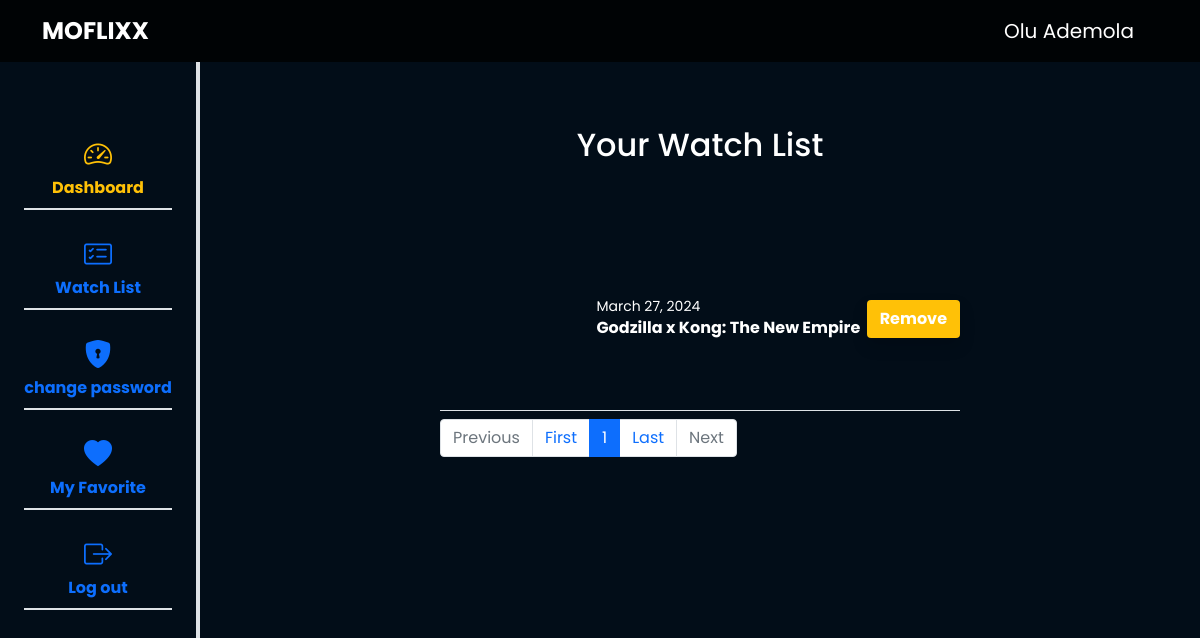
Page /watchlist/watchlist (signed in) on the committed database.
### apps/users/models.py (models this page shows, shortened)
class CustomUser(BaseModel, PermissionsMixin, AbstractBaseUser):
    first_name = models.CharField(max_length=100)
    last_name = models.CharField(max_length=100)
    email = models.EmailField(unique=True, max_length=100)
    gender = models.CharField(default="male", choices=choices.GENDER, max_length=10)
    phone_no = models.CharField(max_length=50, blank=True)
    profile_picture = models.ImageField(upload_to="profile picture/", default="images/dummy.png")
    is_active = models.BooleanField(default=True)
    is_staff = models.BooleanField(default=False)
    is_superuser = models.BooleanField(default=False)
    objects = CustomUserManager()
    USERNAME_FIELD = 'email'
    REQUIRED_FIELDS = ['first_name', 'last_name']
    class Meta:
        verbose_name = "User"
        verbose_name_plural = "Users"
    def get_full_name(self):
        return f"{self.first_name.capitalize()} {self.last_name.capitalize()}"

### apps/watchlists/models.py (models this page shows, shortened)
class WatchList(BaseModel):
    user = models.ForeignKey(CustomUser, on_delete=models.CASCADE, related_name='watchlist', blank=True, null=True)
    movie = models.ForeignKey(Movie, on_delete=models.CASCADE, null=True, blank=True)

### apps/movies/models.py (models this page shows, shortened)
class Movie(BaseModel):
    title = models.CharField(max_length=255, null=True, blank=True)
    tag = models.CharField(max_length=50, null=True, blank=True)
    poster_path = models.URLField(max_length=50, null=True, blank=True)
    rating = models.CharField(max_length=50, null=True, blank=True)
    overview = models.TextField()
    release_date = models.DateField()

### apps/watchlists/views.py (the view)
# urls.py: path('watchlist', views.WatchListView.as_view(), name="watchlist"),
class WatchListView(LoginRequiredMixin, generic.ListView):
    model = WatchList
    fields = '__all__'
    template_name = "watchlists/watch_list.html"
    context_object_name = "watchlists"
    paginate_by = 4
    def get_queryset(self):
        return super().get_queryset().filter(user=self.request.user)

### apps/watchlists/templates/watchlists/watch_list.html (shortened to what this page needs)
{% extends "dashboard.html" %}
{% load static %}
{% block content %}
  <main class="d-flex">
    <div class="col-12 col-md-9 mx-auto password">
      <div class="container-sm">
        <h2 class="text-center py-3 mt-5">Your Watch List</h2>
        {% if watchlists %}
          <div class="wrapper py-5">
            {% for watchlist in watchlists %}
            <div class="d-flex justify-content-between align-items-center border-bottom pb-3 position-relative mt-2" >
              <div class="img-card rounded overflow-hidden">
              </div>
              <div>
                <small>{{ watchlist.movie.release_date }}</small>
                <h5 class="card-title fs-6 fw-bold">{{ watchlist.movie.title }}</h5>
              </div>
              <a href="{% url "remove_from_watchlist" watchlist.id %}" class="custom-btn btn fw-bolder shadow">Remove</a>
            </div>
            {% endfor %}
            <nav aria-label="..." class="py-2 align-items-center">
              <ul class="pagination">
                {% if page_obj.has_previous %}
                <li class="page-item">
                  <a href="?page={{ page_obj.previous_page_number }}" class="page-link">Previous</a>
                </li>
                {% else %}
                <li class="page-item disabled">
                  <span class="page-link">Previous</span>
                </li>
                {% endif %}
                <li class="page-item"><a href="?page=1" class="page-link">First</a></li>
                {% for num in page_obj.paginator.page_range %}
                {% if num == page_obj.number %}
                <li class="page-item active" aria-current="page">
                  <span class="page-link">{{ num }}</span>
                </li>
                {% else %}
                <li class="page-item">
                  <a href="?page={{ num }}" class="page-link">{{ num }}</a>
                </li>
                {% endif %}
                {% endfor %}
                <li class="page-item"><a href="?page={{ page_obj.paginator.num_pages }}" class="page-link">Last</a></li>
                {% if page_obj.has_next %}
                <li class="page-item">
                  <a href="?page={{ page_obj.next_page_number }}" class="page-link">Next</a>
                </li>
                {% else %}
                <li class="page-item disabled">
                  <span class="page-link">Next</span>
                </li>
                {% endif %}
              </ul>
            </nav>
          </div>
        {% else %}
          <h4 class="text-center py-3">you haven't added any movie to your watchlist.</h4>
        {% endif %}
      </div>
    </div>
  </main>
{% endblock content %}

### templates/dashboard.html (shortened to what this page needs)
{% load static %}
<!DOCTYPE html>
<html lang="en">
  <head>
    <link href="https://cdn.jsdelivr.net/npm/remixicon@4.2.0/fonts/remixicon.css" rel="stylesheet" />
    <link rel="stylesheet" href="https://cdn.jsdelivr.net/npm/bootstrap-icons@1.11.3/font/bootstrap-icons.min.css" />
    <link rel="stylesheet" href="{% static "./bootstrap/css/bootstrap.min.css" %}" />
    <link rel="stylesheet" href="https://cdn.jsdelivr.net/npm/swiper@11/swiper-bundle.min.css" />
    <link rel="stylesheet" href="{% static "./css/index.css" %}" />
  </head>
  <body>
    <header>
      <nav class="navbar navbar-expand-lg">
        <div class="container-sm">
          <a class="navbar-brand logo d-block text-uppercase d-lg-none fw-bold fs-4" href="{% url "home" %}">Moflixx<a>
          <div class="collapse navbar-collapse" id="navbarSupportedContent">
            <a class="navbar-brand d-none logo d-lg-block text-uppercase fw-bold fs-4 me-auto" href="{% url "home" %}" >Moflixx</a>
            <ul class="navbar-nav mb-2 fw-medium fs-5 mb-lg-0">
              <li class="nav-item">
                <a class="nav-link text-white text-black fw-medium py-2 px-4">{{ user.get_full_name }}</a>
              </li>
            </ul>
          </div>
        </div>
      </nav>
    </header>
    <main class="d-flex">
      <aside class="col-2 border-end border-4 position-fixed z-2 d-none d-md-block" >
        <div class="overflow-y-auto h-100">
          <nav class="nav flex-column align-items-center justify-content-center" >
            <ul class="navbar-nav my-5">
              <li class="nav-item fw-bold border-2 border-bottom pt-3">
                <a class="nav-link active d-flex flex-column align-items-center justify-content-center" aria-current="page" href="{% url "user_profile" %}" >
                  <div>
                    <i class="bi bi-speedometer2 fs-3"></i>
                  </div>
                  <span> Dashboard </span>
                </a>
              </li>
              <li class="nav-item fw-bold border-2 border-bottom pt-3">
                <a class="nav-link d-flex flex-column align-items-center justify-content-center" href="{% url "watchlist" %}" >
                  <div><i class="bi bi-card-checklist fs-3"></i></div>
                  <span> Watch List </span>
                </a>
              </li>
              <li class="nav-item fw-bold border-2 border-bottom pt-3">
                <a class="nav-link d-flex flex-column align-items-center justify-content-center" href="{% url "change_password" %}" >
                  <div><i class="bi bi-shield-lock-fill fs-3"></i></div>
                  <span> change password </span>
                </a>
              </li>
              <li class="nav-item fw-bold border-2 border-bottom pt-3">
                <a class="nav-link d-flex flex-column align-items-center justify-content-center" href="{% url "favorites" %}" >
                  <div><i class="bi bi-heart-fill fs-3"></i></div>
                  <span> My Favorite </span>
                </a>
              </li>
              <li class="nav-item d-flex align-items-center justify-content-center fw-bold border-2 border-bottom pt-3" >
                <a class="nav-link d-flex flex-column align-items-center justify-content-center" href="{% url "user_logout" %}" >
                 <div><i class="bi bi-box-arrow-right fs-3"></i></div>
                  <span> Log out </span>
                </a>
              </li>
            </ul>
          </nav>
        </div>
      </aside>
      <div class="col-2 d-none d-md-block"></div>
      <div class="col-12 col-md-9 mx-auto password">
        {% block content %}{% endblock content %}
      </div>
    </main>
  </body>
</html>

### static/css/index.css (style rules this page uses)
:root { --color-primary: #020d18; --color-secondary: #ffc107; }
body { color: white; background: var(--color-primary); font-family: "Poppins", sans-serif; }
header nav { background-color: rgba(0, 0, 0, 0.8); }
a { text-decoration: none; color: #020d18; }
.navbar-brand, .navbar-brand:hover { color: white; }
.navbar .nav-link { color: white; }
.navbar .nav-link.active, .navbar-nav .nav-link.active { color: var(--color-secondary); }
.custom-btn { color: white; background-color: var(--color-secondary); }
.pagination { --bs-pagination-color: var(--color-secondary); --bs-pagination-active-bg: var(--color-secondary); --bs-pagination-active-border-color: var(--color-secondary); }
.wrapper { max-width: 520px; margin: auto; }
.img-card { height: 150px; width: 150px; }
aside { background: var(--color-primary); height: 100vh; padding-bottom: 40px; }

### rows in the picture
CustomUser: get_full_name "Olu Ademola"
WatchList: movie.release_date "March 27, 2024", movie "Godzilla x Kong: The New Empire"

### other values in the picture
{{ num }} "1"
